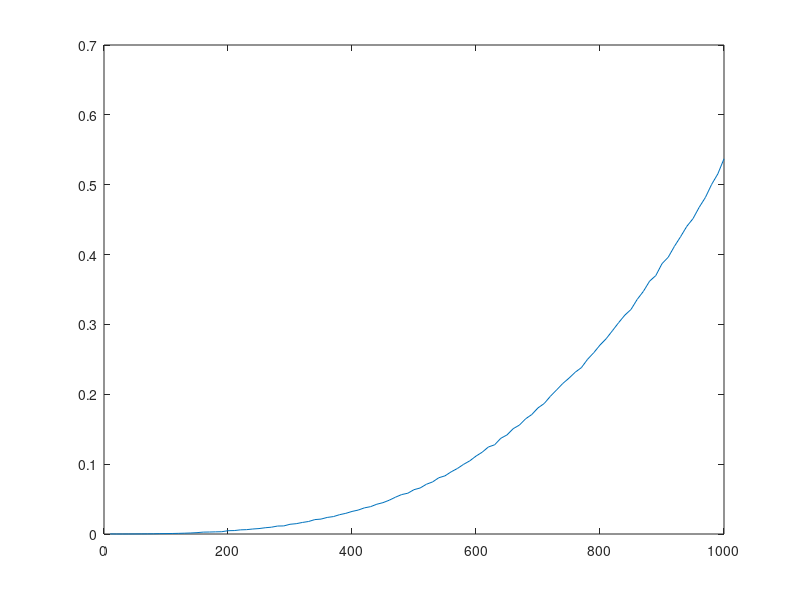
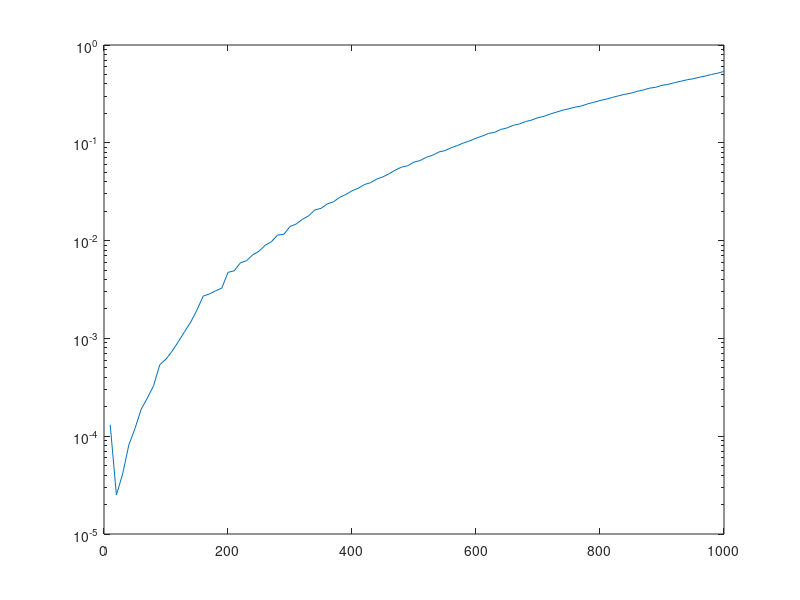
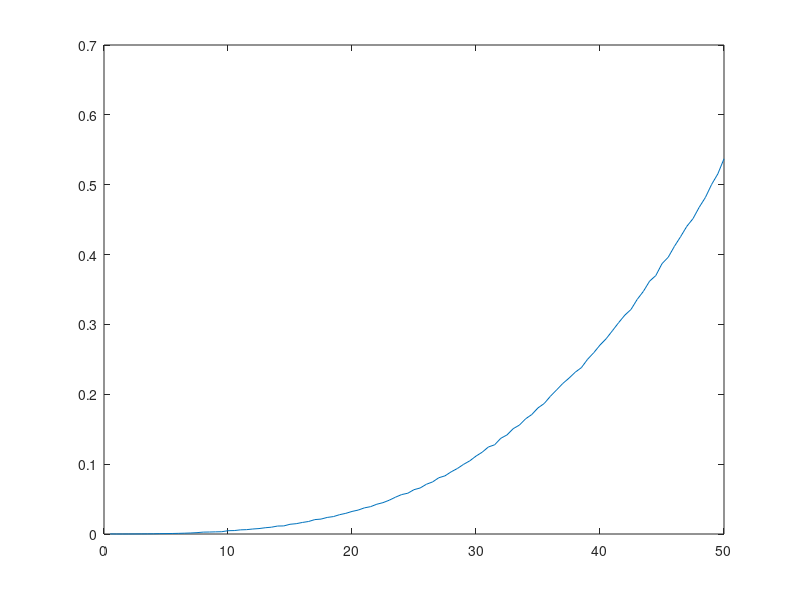
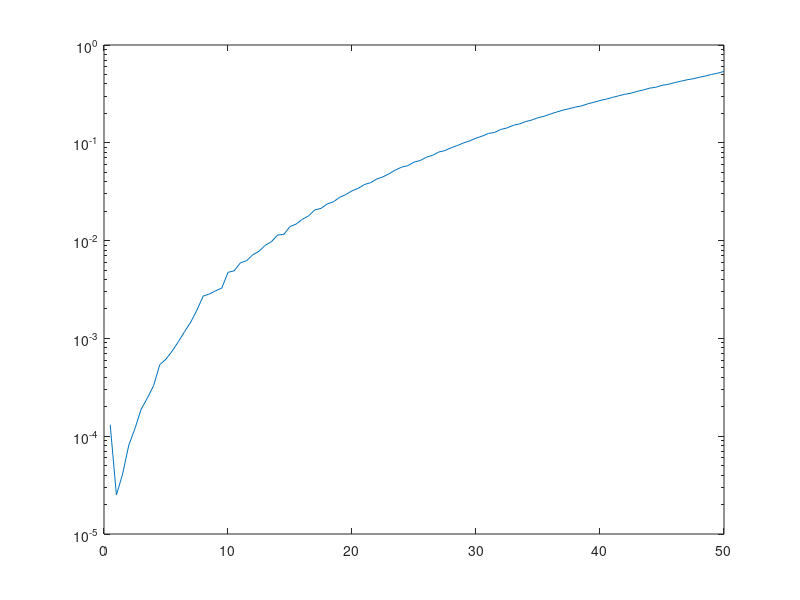

MATLAB code for these plots, in order:
% Arrays to hold the proper time, the specific n value, and the value generated by 
% the model equation are declared here.
timeArray = NaN(1,100);
nArray = NaN(1,100);
equationArray = NaN(1,100);

% This for loop contains the code necessary to run our equation and collect
% our data.
for i = 1:100
    % Create our proper large n value, stores that value into the nArray
    n = i*10;
    nArray(i) = n;
    % Generate two random identity matrices
    a = eye(n,n);
    b = eye(n,n);
    % We now modify the identity matrices to include the adjacent negative
    % values using another for loop
    for j = 2:n
        a(j-1,j) = -0.5;
        a(j,j-1) = -0.5;
        b(j-1,j) = -0.5;
        b(j,j-1) = -0.5;
    end
    tic
    % Now we time our solve operation
    c = a\b;
    % Store the time into the proper array
    timeArray(i) = toc;
    % Finally, calculate the model equation and store that value
    equationArray(i) = 50*(n/1000)^1;
end

% Now we plot our times properly: The first two use our proper time values,
% the second pair use our model equation values.
plot(nArray,timeArray);
figure
semilogy(nArray,timeArray);

figure
plot(equationArray,timeArray);
figure
semilogy(equationArray,timeArray);